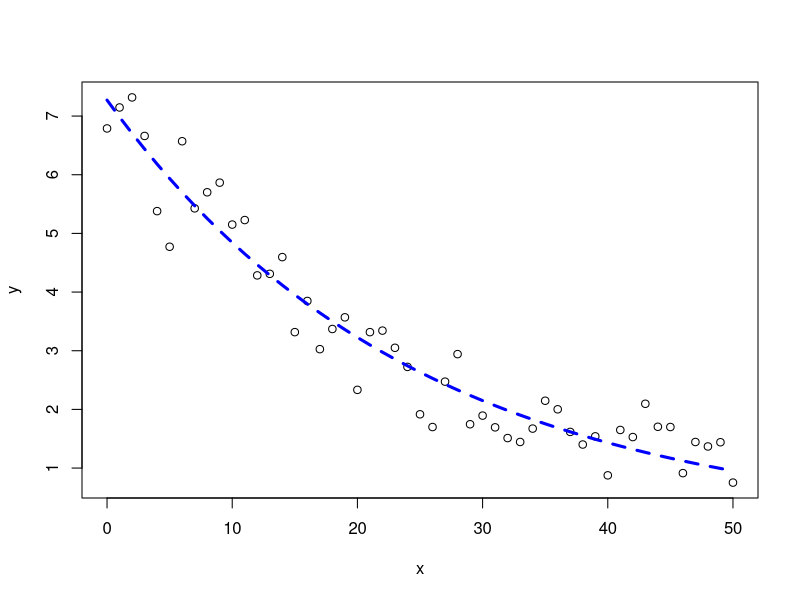
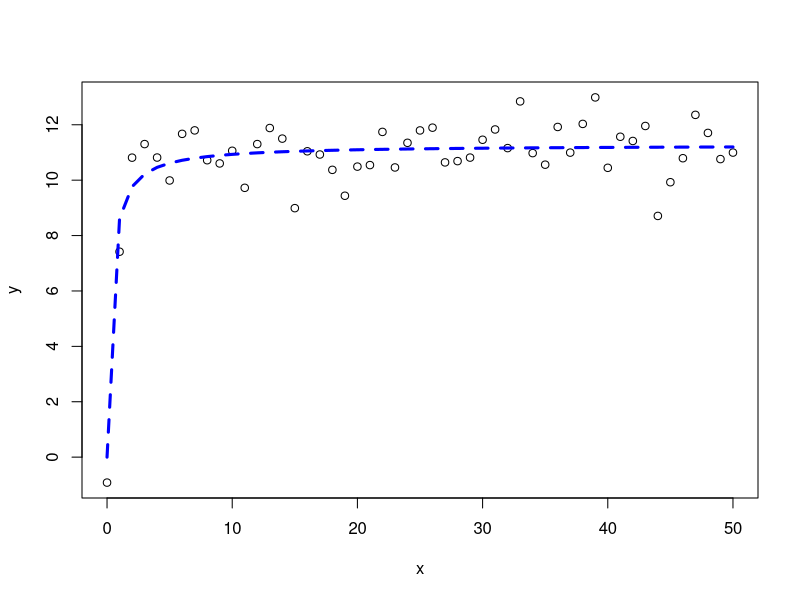

Recreate these plots in R, in order.
###############################
# STATISTICAL THINKING (2020) #
###############################

####################
# NONLINEAR MODELS #
####################

# USE SAME SET OF RANDOM VARIABLES
set.seed(2000)

########################
# BACKGROUND KNOWLEDGE #
########################

# RNORM -> SIMULATE NORMAL DISTRIBUTION WITH GIVEN N, MEAN and SD
# RUNIF -> SIMULATE UNIFORM DISTRIBUTION WITH GIVEN N, MIN & MAX

##################################################
# EXPLONENTIAL FUNCTIONS WITH NEGATIVE EXPONENTS #
##################################################

# SIMULATED DATA
x <- seq(0,50,1)
y <- runif(1,5,15)*exp(-runif(1,0.01,0.05)*x)+rnorm(51,0,0.5)

# SET STARTING VALUES
a_start<-8
b_start<-2*log(2)/a_start

# ESTIMATION OF GOODNESS OF FIT
m<-nls(y~a*exp(-b*x),start=list(a=a_start,b=b_start))
cor(y,predict(m))

# PLOT
plot(x,y)

# NONLINEAR MODEL 
lines(x,predict(m),col="blue",lty=2,lwd=3)

####################################################
# MICHAELIS-MENTEN EQUATION & LOGARITHMIC FUNCTION #
####################################################

# SIMULATED DATA
y <- ((runif(1,10,20)*x)/(runif(1,0,10)+x))+rnorm(51,0,1)

# ESTIMATION OF GOODNESS OF FIT
m<-nls(y~a*x/(b+x), start=list(a=a_start,b=b_start))
cor(y,predict(m))

# PLOT
plot(x,y)

# NONLINEAR MODEL
lines(x,predict(m),lty=2,col="blue",lwd=3)

#############
# THAT'S IT #
#############
